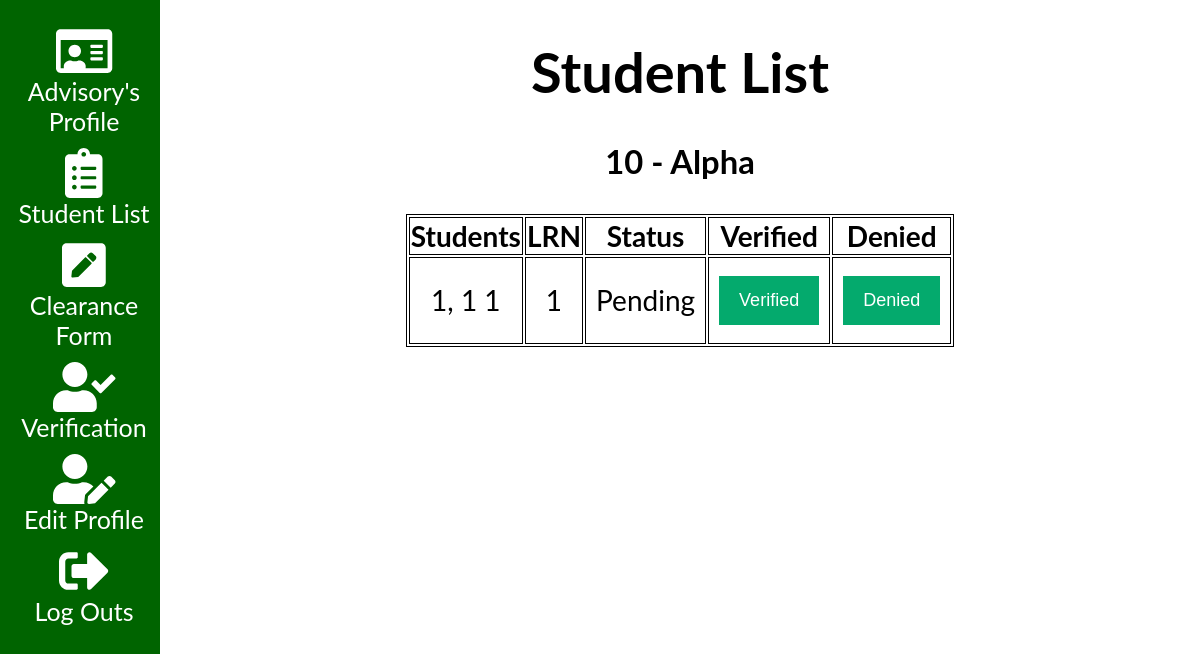
The app's page /verification.php (signed in), older data.
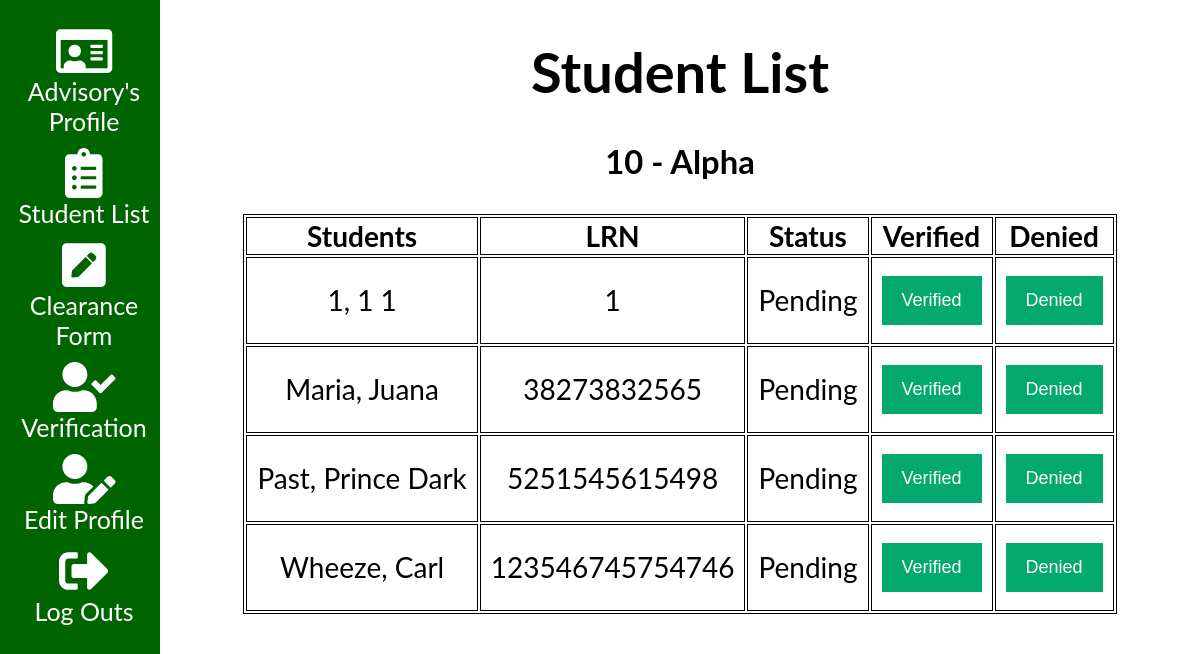
The same page, newer data.
### tables this page shows
CREATE TABLE `student` (
  `student_id` int(11) NOT NULL,
  `first_name` varchar(50) NOT NULL,
  `middle_name` varchar(50) DEFAULT NULL,
  `last_name` varchar(50) NOT NULL,
  `grade` int(2) NOT NULL,
  `section_id` int(11) NOT NULL,
  `lrn` bigint(15) NOT NULL,
  `gender` enum('Male','Female') NOT NULL,
  `contact_number` bigint(15) NOT NULL,
  `birthday` date NOT NULL,
  `address` varchar(50) NOT NULL,
  `username` varchar(50) NOT NULL,
  `password` varchar(50) NOT NULL,
  `status` enum('Pending','Verified') NOT NULL
);

### resources/plugins/verification-table.php (the view)
<?php
$student = "SELECT d.student_id, d.last_name, d.first_name,
d.middle_name, d.lrn,
d.status, c.section_name
FROM teacher a
JOIN lesson_plan b ON  a.teacher_id = b.teacher_id
JOIN section c ON b.section_id = c.section_id
JOIN student d ON b.section_id = d.section_id
WHERE a.teacher_id = $current_id
AND d.status = 'Pending'
ORDER BY d.last_name";
$result = $conn->query($student);
if ($result->num_rows > 0) {
    echo
    "
    <table class='table-list table-to-refresh'>
    <tr>
    <th>Students</th>
    <th>LRN</th>
    <th>Status</th>
    <th>Verified</th>
    <th>Denied</th>
    </tr>";
    while($row = $result->fetch_assoc()) { ?>
            <td align="center"><?php echo $row["last_name"] . ', ' . $row['first_name'] . '  ' . $row['middle_name']; ?></td>
            <td><?php echo $row["lrn"]?></td>
            <td><?php echo $row["status"]?></td>
            <td><button type='submit' name='verified' value="<?php echo $row['student_id'] ?>" onclick="refreshPage();" >Verified</button></td>
            <td><button type='submit' name='denied' value="<?php echo $row['student_id'] ?>" onclick="refreshPage();" >Denied</button></td>
      </tr><?php
    }
    echo "</table>";
    } else {
    echo "0 results";
    }
?>

Row changes from the older to the newer data that the page shows:
now on this page (row edited): student: last_name "Maria", first_name "Juana", lrn "38273832565", status "Pending", $row['student_id'] 2 (drawn)
now on this page (row edited): student: last_name "Past", first_name "Prince", middle_name "Dark", lrn "5251545615498", status "Pending", $row['student_id'] 6 (drawn)
added student: last_name "Wheeze", first_name "Carl", lrn "123546745754746", status "Pending", $row['student_id'] 17 (drawn)
